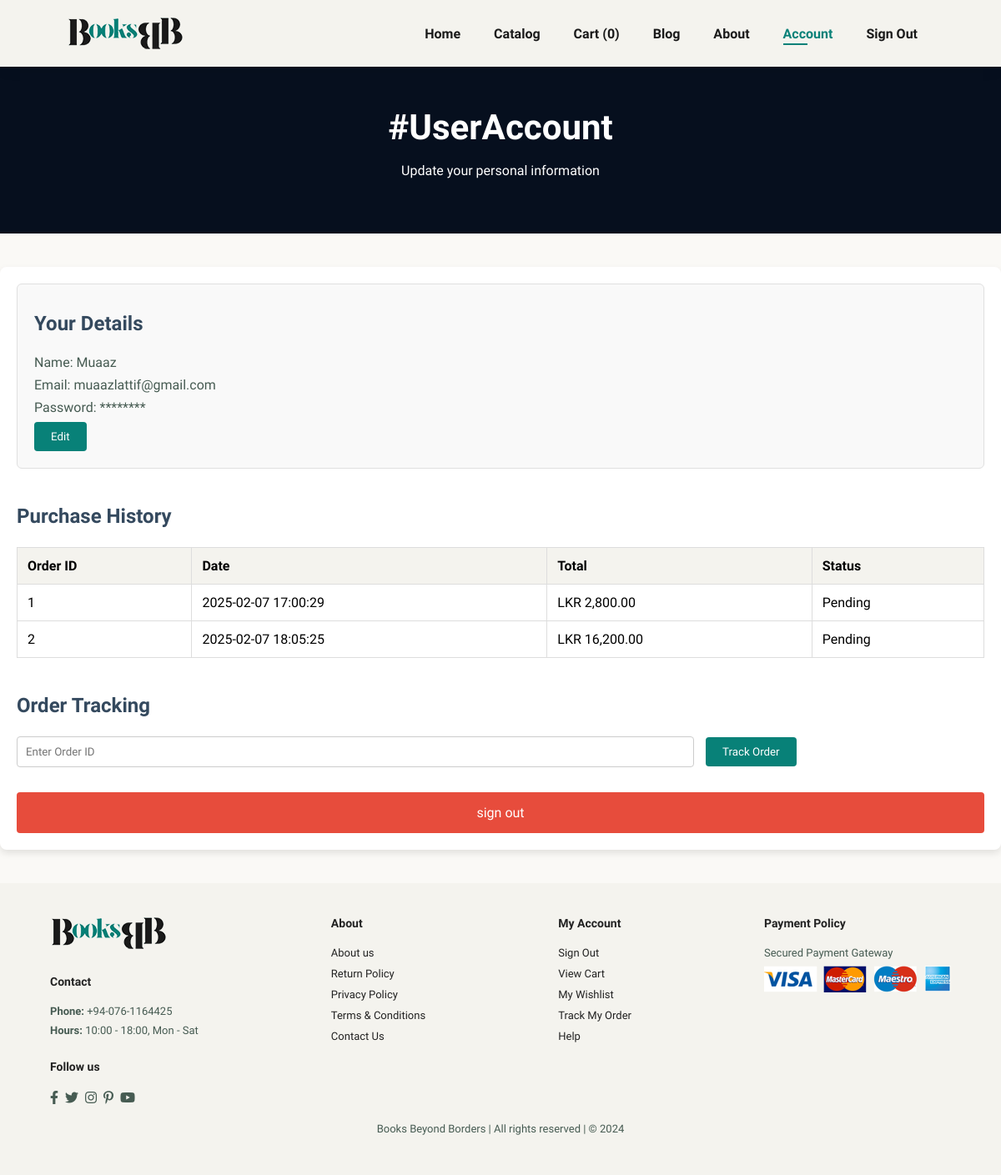
The app's page /account.php (signed in) with its own data.
### tables this page shows
CREATE TABLE IF NOT EXISTS `users` (
  `id` int NOT NULL AUTO_INCREMENT,
  `username` varchar(255) NOT NULL,
  `email` varchar(155) NOT NULL,
  `password` varchar(255) NOT NULL,
  `role` varchar(10) DEFAULT 'Customer',
  PRIMARY KEY (`id`),
  UNIQUE KEY `email` (`email`)
);

CREATE TABLE IF NOT EXISTS `orders` (
  `id` int NOT NULL AUTO_INCREMENT,
  `user_id` int NOT NULL,
  `order_date` datetime NOT NULL,
  `total_amount` decimal(10,2) NOT NULL,
  `status` varchar(50) DEFAULT 'Pending',
  PRIMARY KEY (`id`),
  KEY `user_id` (`user_id`)
);

### account.php (the view, shortened to what this page needs)
<?php
require_once 'include/header.php';
$sql_user = "SELECT username, email FROM users WHERE id = ?";
$stmt_user = $conn->prepare($sql_user);
$stmt_user->bind_param("i", $user_id);
$stmt_user->execute();
$result_user = $stmt_user->get_result();
if ($result_user->num_rows == 1) {
    $row_user = $result_user->fetch_assoc();
    $username = htmlspecialchars($row_user["username"]);
    $email = htmlspecialchars($row_user["email"]);
} else {
    $username = "User Not Found";
    $email = "N/A";
}
$user_id = $_SESSION["id"];
$sql_user = "SELECT username, email FROM users WHERE id = ?";
$stmt_user = $conn->prepare($sql_user);
$stmt_user->bind_param("i", $user_id);
$stmt_user->execute();
$result_user = $stmt_user->get_result();
if ($result_user->num_rows == 1) {
    $row_user = $result_user->fetch_assoc();
    $username = htmlspecialchars($row_user["username"]);
    $email = htmlspecialchars($row_user["email"]);
} else {
    $username = "User Not Found";
    $email = "N/A";
}
$sql_orders = "SELECT id, order_date, total_amount, status FROM orders WHERE user_id = ?";
$stmt_orders = $conn->prepare($sql_orders);
$stmt_orders->bind_param("i", $user_id);
$stmt_orders->execute();
$result_orders = $stmt_orders->get_result();
?>
<!DOCTYPE html>
<html lang="en">
<head>
    <link rel="stylesheet" href="https://pro.fontawesome.com/releases/v5.10.0/css/all.css" />
    <link rel="stylesheet" href="assets/style.css">
</head>
<body>
    <section id="page-header" class="about-header">
        <h2>#UserAccount</h2>
        <p>Update your personal information</p>
    </section>
    <div class="account-container">
        <section class="user-details">
            <h2>Your Details</h2>
            <div id="view-mode">
                <p>Name: <span id="name"><?php echo htmlspecialchars($username); ?></span></p>
                <p>Email: <span id="email"><?php echo htmlspecialchars($email); ?></span></p>
                <p>Password: <span id="password">********</span></p>
                <button id="edit-btn">Edit</button>
            </div>
        </section>
        <section class="purchase-history">
            <h2>Purchase History</h2>
            <table>
                <tr>
                    <th>Order ID</th>
                    <th>Date</th>
                    <th>Total</th>
                    <th>Status</th>
                </tr>
                <?php if ($result_orders->num_rows > 0): ?>
                    <?php while ($row_orders = $result_orders->fetch_assoc()): ?>
                        <tr onclick="showOrderDetails(<?php echo htmlspecialchars($row_orders["id"]); ?>)">
                            <td><?php echo htmlspecialchars($row_orders["id"]); ?></td>
                            <td><?php echo htmlspecialchars($row_orders["order_date"]); ?></td>
                            <td>LKR <?php echo htmlspecialchars(number_format($row_orders["total_amount"], 2)); ?></td>
                            <td><?php echo htmlspecialchars($row_orders["status"]); ?></td>
                        </tr>
                    <?php endwhile; ?>
                <?php else: ?>
                    <tr>
                        <td colspan="4">No purchase history found.</td>
                    </tr>
                <?php endif; ?>
            </table>
        </section>
        <section class="order-tracking">
            <h2>Order Tracking</h2>
            <form method="post">
                <input type="text" name="order_id" placeholder="Enter Order ID">
                <button type = "submit">Track Order</button>
            </form>
        </section>
        <a href="logout.php"> <button id="sign-out-btn">sign out</button> </a>
    </div>
    <?php
include 'include/footer.php';
?>
</body>
</html>

### assets/style.css (style rules this page uses)
* { margin: 0; padding: 0; box-sizing: border-box; font-family: 'Spartan',sans-serif; }
html { scroll-behavior: smooth; overflow-x: hidden; }
h2 { font-size: 46px; line-height: 54px; color: #222; }
p { font-size: 16px; color: #465b52; margin: 15px 0 20px 0; }
body { width: 100%; background-color: #faf9f6; }
@media screen and (max-width: 1200px) { h2 { font-size: 42px; } }
#page-header { background-image: url(../images/banner/b23.jpg); width: 100%; height: 25vh; background-size: contain; display: flex; justify-content: center; text-align: center; flex-direction: column; padding: 14px; }
#page-header h2, #page-header p { color: #fff; }
#page-header.about-header { background-image: url(../images/banner/b23.jpg); }
.account-container { max-width: 1200px; margin: 40px auto; padding: 20px; background-color: #ffffff; border-radius: 8px; box-shadow: 0 4px 8px rgba(0, 0, 0, 0.1); font-family: 'Arial', sans-serif; color: #333; }
.account-container h2 { font-size: 1.5rem; margin-bottom: 10px; color: #34495e; }
.user-details { margin-bottom: 30px; padding: 20px; border: 1px solid #e0e0e0; border-radius: 6px; background-color: #f9f9f9; }
.user-details p { font-size: 1rem; margin: 8px 0; }
.user-details button { background-color: #088178; color: white; padding: 10px 20px; border: none; border-radius: 4px; cursor: pointer; }
.purchase-history { margin-bottom: 30px; }
.purchase-history table { width: 100%; border-collapse: collapse; margin-top: 10px; }
.purchase-history table, th, td { border: 1px solid #ddd; padding: 12px; text-align: left; }
.purchase-history th { background-color: #f4f3ee; color: black; font-weight: bold; }
.purchase-history td { background-color: white; }
.purchase-history tr { cursor: pointer; }
.order-tracking { margin-bottom: 30px; }
.order-tracking input[type="text"] { width: 70%; padding: 10px; margin-right: 10px; border: 1px solid #ccc; border-radius: 4px; }
.order-tracking button { background-color: #088178; color: white; padding: 10px 20px; border: none; border-radius: 4px; cursor: pointer; }
#sign-out-btn { text-decoration: none; display: block; width: 100%; padding: 15px; background-color: #e74c3c; color: white; border: none; border-radius: 4px; font-size: 1rem; cursor: pointer; }
.account-container a { text-decoration: none; }
#checkout table, th, td { border: 1px solid #ddd; padding: 12px; text-align: left; }

### records on screen
users: username "Muaaz", email "muaazlattif@gmail.com"
orders: id "1", order_date "2025-02-07 17:00:29", total_amount "2,800.00", status "Pending"
orders: id "2", order_date "2025-02-07 18:05:25", total_amount "16,200.00", status "Pending"

### other values on screen
$cart_count "0"
